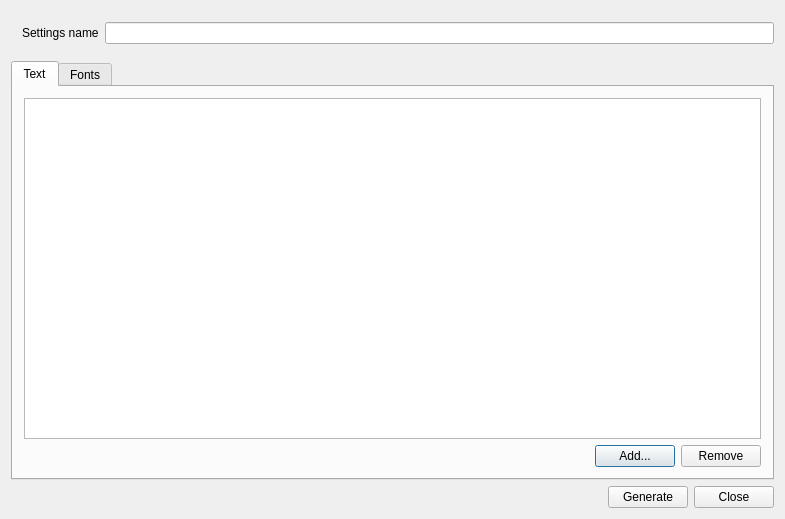
<?xml version="1.0" encoding="UTF-8"?>
<ui version="4.0">
 <class>MakeFontsClass</class>
 <widget class="QDialog" name="MakeFontsClass">
  <property name="geometry">
   <rect>
    <x>0</x>
    <y>0</y>
    <width>785</width>
    <height>519</height>
   </rect>
  </property>
  <property name="windowTitle">
   <string>MakeFonts</string>
  </property>
  <layout class="QVBoxLayout" name="verticalLayout_3">
   <item>
    <widget class="QWidget" name="widget_2" native="true">
     <layout class="QHBoxLayout" name="horizontalLayout_2">
      <property name="rightMargin">
       <number>0</number>
      </property>
      <item>
       <widget class="QLabel" name="label">
        <property name="text">
         <string>Settings name</string>
        </property>
       </widget>
      </item>
      <item>
       <widget class="QLineEdit" name="settingName"/>
      </item>
     </layout>
    </widget>
   </item>
   <item>
    <widget class="QTabWidget" name="tabWidget">
     <property name="currentIndex">
      <number>0</number>
     </property>
     <widget class="QWidget" name="tab_text">
      <property name="accessibleName">
       <string/>
      </property>
      <attribute name="title">
       <string>Text</string>
      </attribute>
      <layout class="QVBoxLayout" name="verticalLayout_2">
       <item>
        <widget class="QTableWidget" name="tableTexts">
         <property name="selectionBehavior">
          <enum>QAbstractItemView::SelectRows</enum>
         </property>
         <attribute name="horizontalHeaderStretchLastSection">
          <bool>true</bool>
         </attribute>
        </widget>
       </item>
       <item>
        <widget class="QWidget" name="widget" native="true">
         <layout class="QHBoxLayout" name="horizontalLayout">
          <property name="leftMargin">
           <number>0</number>
          </property>
          <property name="topMargin">
           <number>0</number>
          </property>
          <property name="rightMargin">
           <number>0</number>
          </property>
          <property name="bottomMargin">
           <number>0</number>
          </property>
          <item>
           <spacer name="horizontalSpacer">
            <property name="orientation">
             <enum>Qt::Horizontal</enum>
            </property>
            <property name="sizeHint" stdset="0">
             <size>
              <width>576</width>
              <height>20</height>
             </size>
            </property>
           </spacer>
          </item>
          <item>
           <widget class="QPushButton" name="butAddTextFile">
            <property name="text">
             <string>Add...</string>
            </property>
           </widget>
          </item>
          <item>
           <widget class="QPushButton" name="butRemoveTextFile">
            <property name="text">
             <string>Remove</string>
            </property>
           </widget>
          </item>
         </layout>
        </widget>
       </item>
      </layout>
     </widget>
     <widget class="QWidget" name="tab_fonts">
      <attribute name="title">
       <string>Fonts</string>
      </attribute>
      <layout class="QVBoxLayout" name="verticalLayout">
       <item>
        <widget class="QTableWidget" name="tableFonts">
         <property name="selectionBehavior">
          <enum>QAbstractItemView::SelectRows</enum>
         </property>
         <property name="rowCount">
          <number>1</number>
         </property>
         <property name="columnCount">
          <number>1</number>
         </property>
         <attribute name="horizontalHeaderVisible">
          <bool>false</bool>
         </attribute>
         <attribute name="horizontalHeaderCascadingSectionResizes">
          <bool>false</bool>
         </attribute>
         <attribute name="horizontalHeaderHighlightSections">
          <bool>true</bool>
         </attribute>
         <attribute name="horizontalHeaderShowSortIndicator" stdset="0">
          <bool>false</bool>
         </attribute>
         <attribute name="horizontalHeaderStretchLastSection">
          <bool>true</bool>
         </attribute>
         <attribute name="verticalHeaderVisible">
          <bool>false</bool>
         </attribute>
         <attribute name="verticalHeaderHighlightSections">
          <bool>true</bool>
         </attribute>
         <row/>
         <column/>
        </widget>
       </item>
       <item>
        <widget class="QWidget" name="widget_4" native="true">
         <layout class="QHBoxLayout" name="horizontalLayout_4">
          <property name="leftMargin">
           <number>0</number>
          </property>
          <property name="topMargin">
           <number>0</number>
          </property>
          <property name="rightMargin">
           <number>0</number>
          </property>
          <property name="bottomMargin">
           <number>0</number>
          </property>
          <item>
           <spacer name="horizontalSpacer_3">
            <property name="orientation">
             <enum>Qt::Horizontal</enum>
            </property>
            <property name="sizeHint" stdset="0">
             <size>
              <width>578</width>
              <height>20</height>
             </size>
            </property>
           </spacer>
          </item>
          <item>
           <widget class="QPushButton" name="butAddFont">
            <property name="text">
             <string>Add...</string>
            </property>
           </widget>
          </item>
          <item>
           <widget class="QPushButton" name="butRemoveFont">
            <property name="text">
             <string>Remove</string>
            </property>
           </widget>
          </item>
         </layout>
        </widget>
       </item>
      </layout>
     </widget>
    </widget>
   </item>
   <item>
    <widget class="QWidget" name="widget_3" native="true">
     <layout class="QHBoxLayout" name="horizontalLayout_3">
      <property name="leftMargin">
       <number>0</number>
      </property>
      <property name="topMargin">
       <number>0</number>
      </property>
      <property name="rightMargin">
       <number>0</number>
      </property>
      <property name="bottomMargin">
       <number>0</number>
      </property>
      <item>
       <spacer name="horizontalSpacer_2">
        <property name="orientation">
         <enum>Qt::Horizontal</enum>
        </property>
        <property name="sizeHint" stdset="0">
         <size>
          <width>602</width>
          <height>20</height>
         </size>
        </property>
       </spacer>
      </item>
      <item>
       <widget class="QPushButton" name="butGenerate">
        <property name="text">
         <string>Generate</string>
        </property>
       </widget>
      </item>
      <item>
       <widget class="QPushButton" name="butClose">
        <property name="text">
         <string>Close</string>
        </property>
       </widget>
      </item>
     </layout>
    </widget>
   </item>
  </layout>
 </widget>
 <layoutdefault spacing="6" margin="11"/>
 <resources>
  <include location="makefonts.qrc"/>
 </resources>
 <connections>
  <connection>
   <sender>butClose</sender>
   <signal>clicked()</signal>
   <receiver>MakeFontsClass</receiver>
   <slot>close()</slot>
   <hints>
    <hint type="sourcelabel">
     <x>738</x>
     <y>498</y>
    </hint>
    <hint type="destinationlabel">
     <x>392</x>
     <y>259</y>
    </hint>
   </hints>
  </connection>
 </connections>
</ui>
